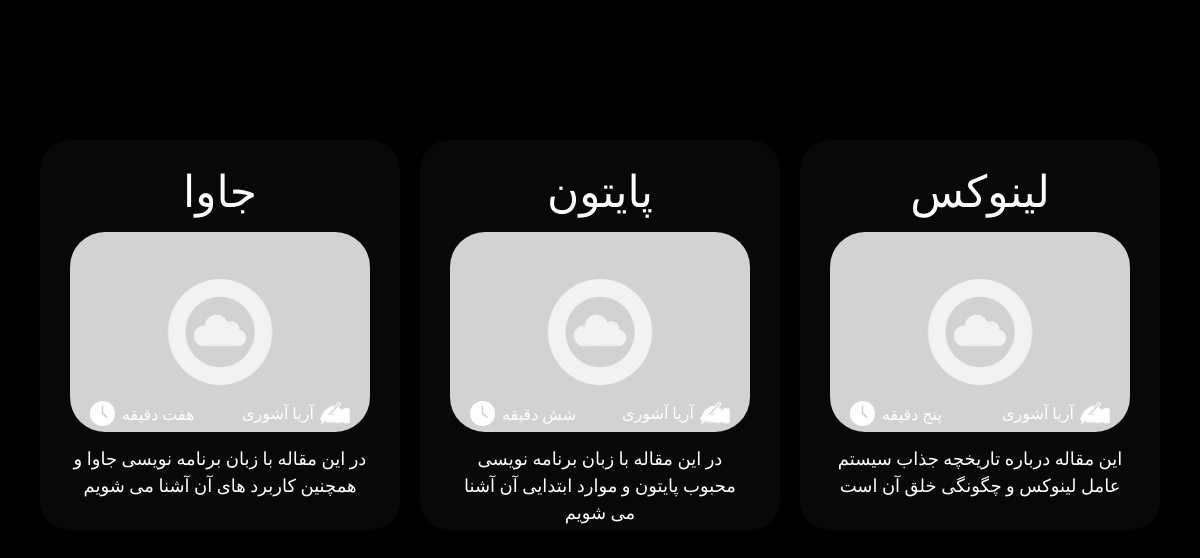
/blogs/, run on an earlier commit of the app's database.
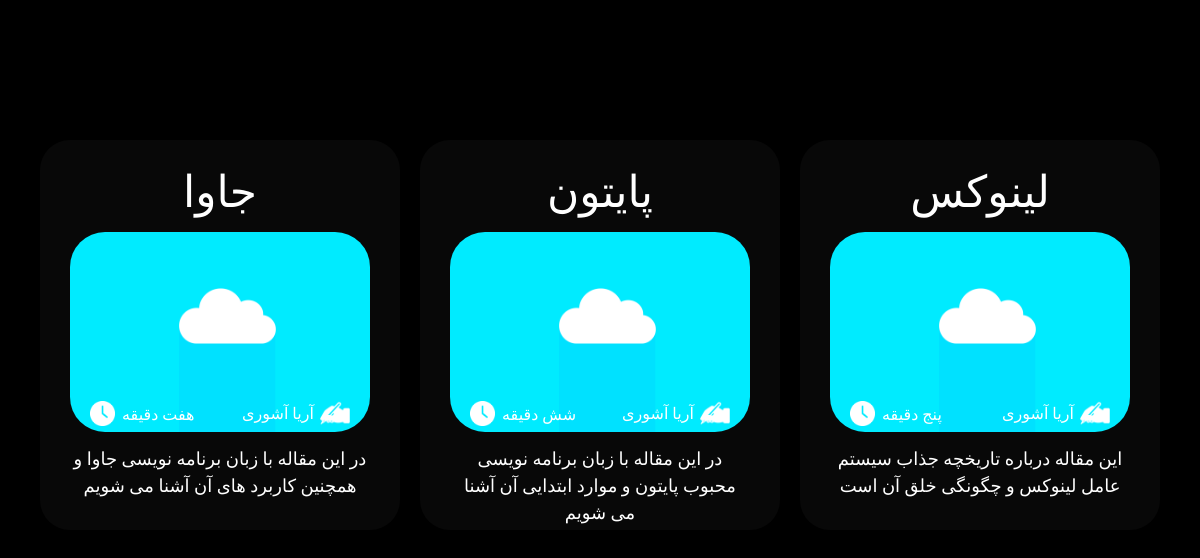
And on a later commit of the database.
### Branch/models.py (models this page shows, shortened)
class Article(models.Model):
	status =  (
		("d", "Draft"),
		("p", "Publish")
	)
	title = models.CharField(max_length = 20)
	sitle = models.CharField(max_length = 20, unique = True, null = True)
	slug = models.SlugField(max_length = 20, unique = True)
	author = models.CharField(max_length = 20, null = True)
	preamble = models.CharField(max_length = 90, null = True)
	description = models.TextField(null = True, blank=True)
	Date = models.CharField(max_length = 20, null = True)
	update = models.CharField(max_length = 5, null = True)
	time = models.CharField(max_length = 20, null = True)
	thumbnail = models.ImageField(null=True, upload_to = "Images")
	publish = models.DateTimeField(default = timezone.now)
	created = models.DateTimeField(auto_now_add = True)
	created = models.DateTimeField(auto_now = True)
	status = models.CharField(max_length = 1, choices = status)

### Branch/views.py (the view)
# urls.py: path('blogs/', blogs, name="blogs"),
def blogs(request):
	context = {"Articles" : Article.objects.filter(status = "p").order_by("-publish")}
	return render(request, "articles.html", context)

### Branch/templates/articles.html (shortened to what this page needs)
{% load static %}
<!DOCTYPE>
<html>
	<head>
        <link href="https://cdn.jsdelivr.net/npm/bootstrap@5.1.3/dist/css/bootstrap.min.css" rel="stylesheet">
        <link href="https://unpkg.com/aos@2.3.1/dist/aos.css" rel="stylesheet">
		<link rel="stylesheet" href="{% static 'css/articles.css' %}">
	</head>
	<Body style="overflow-x: hidden; background-color:Black; width:100% !important;">
        <div data-aos="fade-up" data-aos-duration="1000" class="container" style="margin-top:120px;">
            <div class="row">
            {% for Article in Articles %}
                    <div class="col-12 col-md-4" id="base_of_advan">
                        <p style="color:white; font-size:44px; margin-top:20px; text-align:center; font-family:Aviny;">{{Article.title}}</p>
                        <div class="container" style="justify-content:center; display:flex;">
                                <a style="text-decoration:none;" href="/blog/{{Article.slug}}"><img src="{{Article.thumbnail.url}}" style="width:300px; margin:-10px auto; height:200px;border-radius:35px;">
                                <img style="width:30px; height:30px; margin-top:-23px; margin-left:250px;" src="{% static 'img/Article icon/Author.png' %}">
                                <img style="width:25px; height:25px; margin-top:-28px; margin-left:20px;" src="{% static 'img/Article icon/Time.png' %}"></a>
                        </div>
                        <p style="color:white; font-family:Vazir; font-size:16px; margin-top:-26px; margin-left:70px">{{Article.time}}</p>
                        <p style="color:white; font-family:Vazir; font-size:16px; margin-top:-41px; margin-left:190px">{{Article.author}}</p>
                        <div style="margin:20px auto; font-weight:100; text-align:center; background-color:none; height:80px; width:300px; font-family:Vazir; font-size:18px; color:white;">{{Article.preamble}}</div>
                    </div>
            {% endfor %}
            </div>
        </div>
        <div style="background-color:none; height:120px;"></div>
    </Body>
</html>

What changed in the data, as far as the page shows it:
changed Article "جاوا": thumbnail: a different picture
changed Article "پایتون": thumbnail: a different picture
changed Article "لینوکس": thumbnail: a different picture
